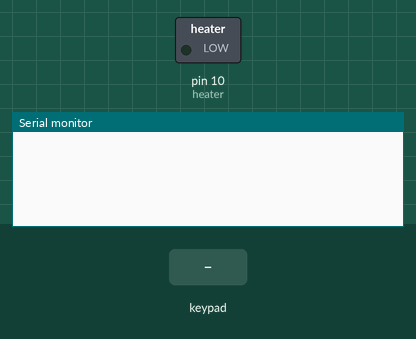
Bench run of a sketch on a simulated Arduino Uno, built with avr-gcc and run on an emulated ATmega328P. On the bench: switched loads named in the sketch (green lamp = pin HIGH), the last lines printed to the serial monitor. Wiring (inferred from the names in the program): 4×4 keypad with keys x 1 4 7 * 2 5 8 0 3 6 9 # A B C: rows pin 6, pin 7, pin 8, pin 9; columns pin 2, pin 3, pin 4, pin 5. Inputs (shaded band) come from the test bench. Pins used as bus, display or sensor lines are not drawn.

Above: at 1.2 s.
1.3 s: key 'x' pressed
At 2.6 s:
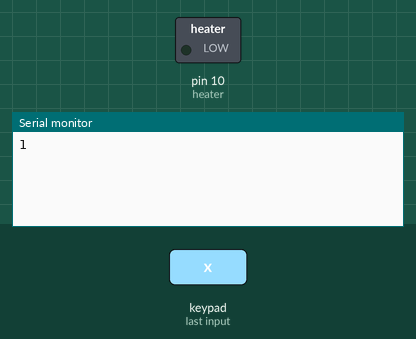
2.9 s: keypad keys 1 2 # pressed 0.4 s apart
At 4.9 s:
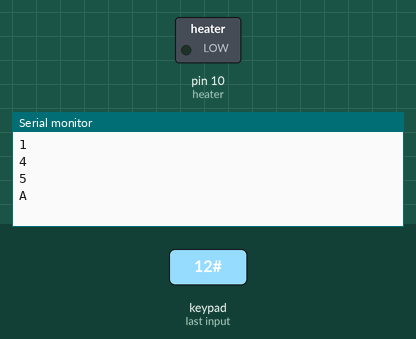
5.6 s: key '7' pressed
At 6.5 s:
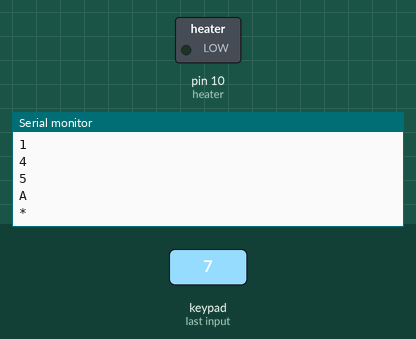
7.2 s: keypad keys 1 2 A pressed 0.4 s apart
At 9.1 s:
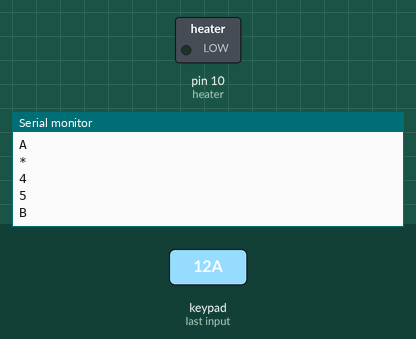
9.9 s: key '9' pressed
At 10.8 s:
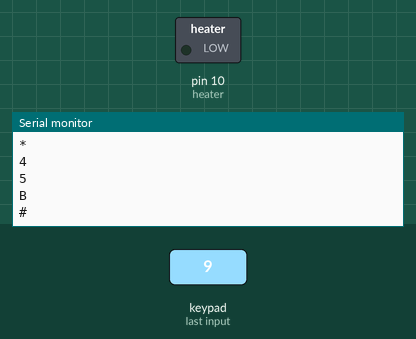
Timing chart, 0 to 12.5 s (numbered marks = the images above; inputs shaded):
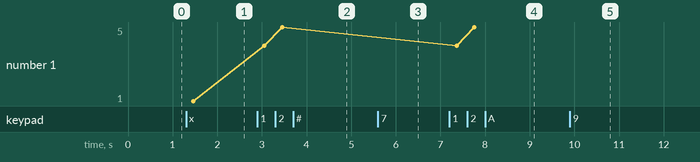

The sketch:

keypad_code.ino
```cpp
const int row1 = 2; // Row 1 pin
const int row2 = 3;
const int row3 = 4;
const int row4 = 5;
const int col1 = 6; // Column 1 pin
const int col2 = 7;
const int col3 = 8;
const int col4 = 9;
// Keypad works by detecting the intersection of a row and col pulling down an input. (A column pulling the row down)

const int heater = 10; // Heater relay pin

void setup() {
  pinMode(row1, INPUT_PULLUP); pinMode(row2, INPUT_PULLUP); pinMode(row3, INPUT_PULLUP); pinMode(row4, INPUT_PULLUP);
  pinMode(col1, OUTPUT);pinMode(col2, OUTPUT);pinMode(col3, OUTPUT);pinMode(col4, OUTPUT);

  pinMode(heater, OUTPUT); // Controls relay
  digitalWrite(heater, LOW); // Off by default

  Serial.begin(9600);
}

void loop() {
  delay(10);

  char buttonPressed;

  buttonPressed = checkKeypad();

  if (buttonPressed != 'x') {Serial.println(buttonPressed);}
}

// Checks keypad for what button is pressed (returns 'x' if nothing pressed)
char checkKeypad(){
  char button = 'x'; // Stores button pressed (x will return if nothing pressed)

  digitalWrite(col1, LOW);
  digitalWrite(col2, HIGH);
  digitalWrite(col3, HIGH);
  digitalWrite(col4, HIGH);

  if (not (digitalRead(row1))) button = '1';
  if (not (digitalRead(row2))) button = '4';
  if (not (digitalRead(row3))) button = '7';
  if (not (digitalRead(row4))) button = '*';
  waitForRelease(); // Wait for release
  digitalWrite(col1, HIGH);
  digitalWrite(col2, LOW);
  delay(1); // Delay to avoid transients

  if (not (digitalRead(row1))) button = '2';
  if (not (digitalRead(row2))) button = '5';
  if (not (digitalRead(row3))) button = '8';
  if (not (digitalRead(row4))) button = '0';
  waitForRelease(); // Wait for release
  digitalWrite(col2, HIGH);
  digitalWrite(col3, LOW);
  delay(1); // Delay to avoid transients

  if (not (digitalRead(row1))) button = '3';
  if (not (digitalRead(row2))) button = '6';
  if (not (digitalRead(row3))) button = '9';
  if (not (digitalRead(row4))) button = '#';
  waitForRelease(); // Wait for release
  digitalWrite(col3, HIGH);
  digitalWrite(col4, LOW);
  delay(1); // Delay to avoid transients

  if (not (digitalRead(row1))) button = 'A';
  if (not (digitalRead(row2))) button = 'B';
  if (not (digitalRead(row3))) button = 'C';
  if (not (digitalRead(row4))) button = 'D';
  waitForRelease(); // Wait for release
  digitalWrite(col4, HIGH);

  return button; // Return the button pressed
}
void waitForRelease(){
  while (digitalRead(row1) == LOW) {
    delay(10); // Waits until pin is HIGH
  }
  while (digitalRead(row2) == LOW) {
    delay(10); // Waits until pin is HIGH
  }
  while (digitalRead(row3) == LOW) {
    delay(10); // Waits until pin is HIGH
  }
  while (digitalRead(row4) == LOW) {
    delay(10); // Waits until pin is HIGH
  }
}
```

Measured:
- after the input at 1.3 s, the serial monitor: prints a new line after 0.16 s (image 1)
- after the input at 2.9 s, the serial monitor: prints a new line after 0.16 s (image 2)
- after the input at 5.6 s, the serial monitor: prints a new line after 0.16 s (image 3)
- after the input at 7.2 s, the serial monitor: prints a new line after 0.17 s (image 4)
- after the input at 9.9 s, the serial monitor: prints a new line after 0.16 s (image 5)
- plotted number 1: 1 → 5 after the input at 2.9 s
